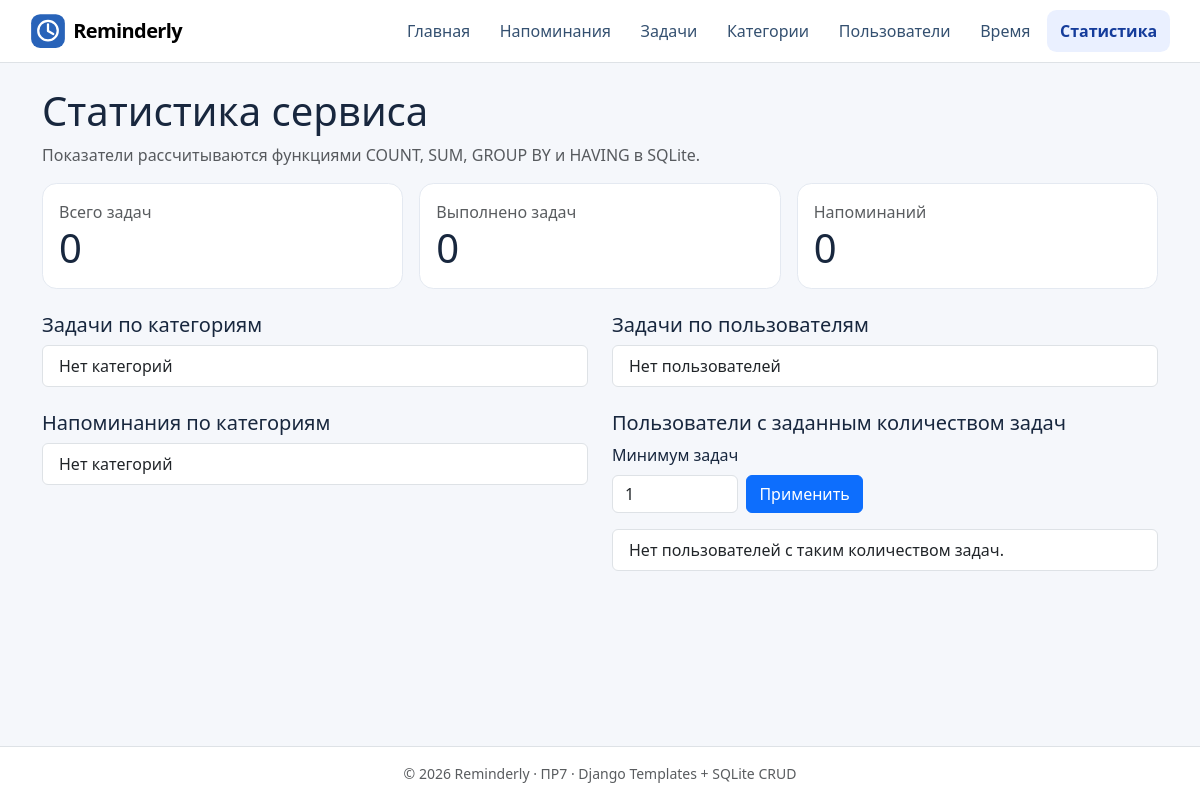
/statistics/, run on an earlier commit of the app's database.
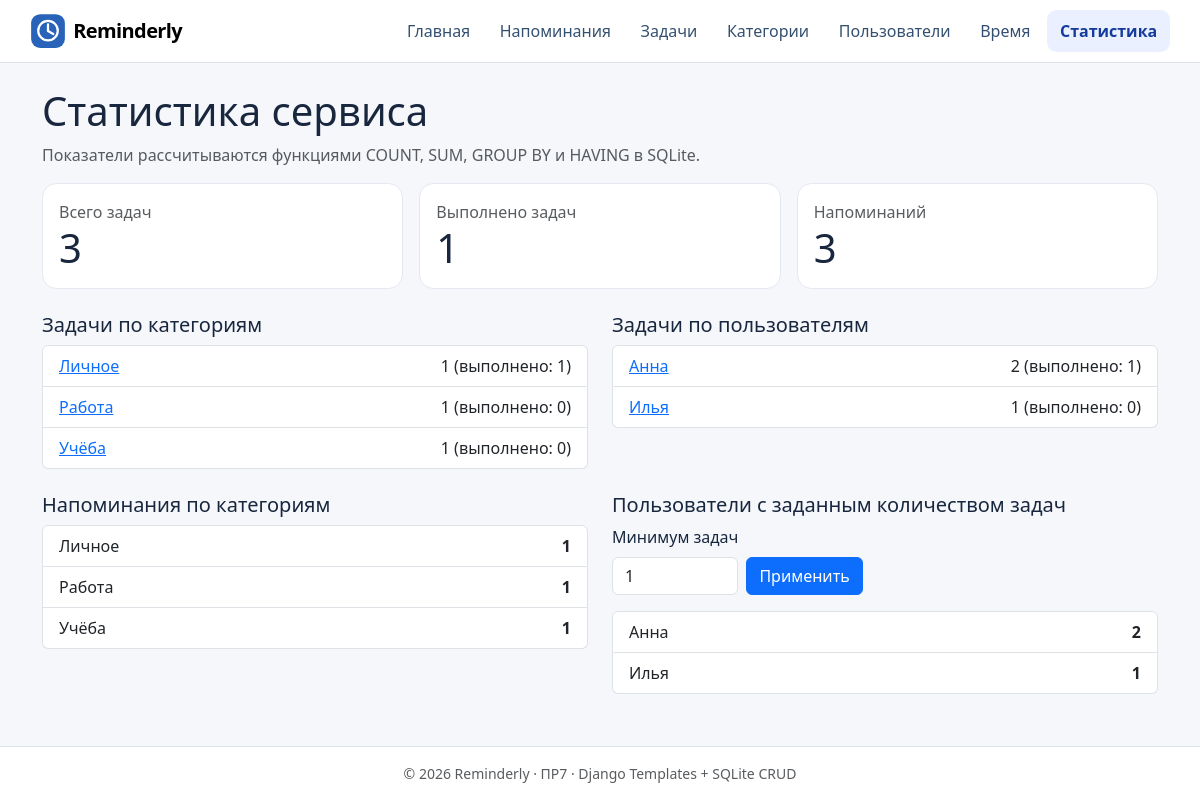
And on a later commit of the database.
### planner/models.py (models this page shows, shortened)
class Category(models.Model):
    name = models.CharField(max_length=100, unique=True)
    description = models.TextField(blank=True, default="")

class User(models.Model):
    name = models.CharField(max_length=120)
    email = models.EmailField(unique=True)

### planner/views.py (the view)
# urls.py: path("statistics/", views.statistics, name="statistics"),
@require_GET
@db_page
def statistics(request):
    raw = request.GET.get("min_tasks", "1")
    raw = raw.lstrip("0") or "0"
    min_tasks = (int(raw) if len(raw) <= 3 else 100) if raw.isdecimal() else 1
    min_tasks = max(1, min(min_tasks, 100))
    totals = Task.objects.aggregate(
        total_tasks=Count("id"),
        completed_tasks=Sum(Cast("is_completed", IntegerField()), default=0),
    )
    totals["open_tasks"] = totals["total_tasks"] - totals["completed_tasks"]
    by_user = User.objects.annotate(
        task_count=Count("tasks"),
        done_count=Sum(Cast("tasks__is_completed", IntegerField()), default=0),
    ).order_by("-task_count", "name", "id")
    return render(request, "planner/statistics.html", {
        "totals": totals, "reminder_count": Reminder.objects.count(),
        "by_category": Category.objects.annotate(
            task_count=Count("tasks"),
            done_count=Sum(
                Cast("tasks__is_completed", IntegerField()), default=0,
            ),
        ).order_by("-task_count", "name", "id"),
        "by_user": by_user,
        "by_reminder_category": Category.objects.annotate(
            reminder_count=Count("reminders"),
        ).order_by("-reminder_count", "name", "id"),
        "busy_users": by_user.filter(task_count__gte=min_tasks),
        "min_tasks": min_tasks,
    })

### planner/views.py (called while the page is built)
def db_page(func):
    @wraps(func)
    def wrapped(request, *args, **kwargs):
        try:
            return func(request, *args, **kwargs)
        except Http404:
            return render(request, "errors/not_found.html", status=404)
        except (DatabaseError, OSError):
            return render(request, "errors/data_error.html", status=500)
    return wrapped

### planner/templates/planner/statistics.html (shortened to what this page needs)
{% extends 'base.html' %}
{% block content %}
<h1>Статистика сервиса</h1>
<p class="text-muted">Показатели рассчитываются функциями COUNT, SUM, GROUP BY и HAVING в SQLite.</p>
<div class="row g-3 mb-4">
  <div class="col-sm-4"><div class="card card-body h-100"><span class="text-muted">Всего задач</span><strong class="display-6">{{ totals.total_tasks }}</strong></div></div>
  <div class="col-sm-4"><div class="card card-body h-100"><span class="text-muted">Выполнено задач</span><strong class="display-6">{{ totals.completed_tasks }}</strong></div></div>
  <div class="col-sm-4"><div class="card card-body h-100"><span class="text-muted">Напоминаний</span><strong class="display-6">{{ reminder_count }}</strong></div></div>
</div>
<div class="row g-4">
  <section class="col-md-6"><h2 class="h5">Задачи по категориям</h2>
    <ul class="list-group">{% for item in by_category %}
      <li class="list-group-item d-flex justify-content-between gap-2"><a href="{% url 'planner:category_detail' item.id %}">{{ item.name|capfirst }}</a><span>{{ item.task_count }} (выполнено: {{ item.done_count }})</span></li>
    {% empty %}<li class="list-group-item">Нет категорий</li>{% endfor %}</ul>
  </section>
  <section class="col-md-6"><h2 class="h5">Задачи по пользователям</h2>
    <ul class="list-group">{% for item in by_user %}
      <li class="list-group-item d-flex justify-content-between gap-2"><a href="{% url 'planner:user_detail' item.id %}">{{ item.name }}</a><span>{{ item.task_count }} (выполнено: {{ item.done_count }})</span></li>
    {% empty %}<li class="list-group-item">Нет пользователей</li>{% endfor %}</ul>
  </section>
  <section class="col-md-6"><h2 class="h5">Напоминания по категориям</h2>
    <ul class="list-group">{% for item in by_reminder_category %}
      <li class="list-group-item d-flex justify-content-between gap-2"><span>{{ item.name|capfirst }}</span><strong>{{ item.reminder_count }}</strong></li>
    {% empty %}<li class="list-group-item">Нет категорий</li>{% endfor %}</ul>
  </section>
  <section class="col-md-6"><h2 class="h5">Пользователи с заданным количеством задач</h2>
    <form class="d-flex align-items-end gap-2 mb-3" method="get">
      <div><label for="min_tasks" class="form-label">Минимум задач</label>
        <input id="min_tasks" class="form-control" type="number" name="min_tasks" value="{{ min_tasks }}" min="1" max="100"></div>
      <button class="btn btn-primary" type="submit">Применить</button>
    </form>
    <ul class="list-group">{% for item in busy_users %}
      <li class="list-group-item d-flex justify-content-between"><span>{{ item.name }}</span><strong>{{ item.task_count }}</strong></li>
    {% empty %}<li class="list-group-item">Нет пользователей с таким количеством задач.</li>{% endfor %}</ul>
  </section>
</div>
{% endblock %}

What changed in the data, as far as the page shows it:
added Category: name "Личное", task_count "1", done_count "1", reminder_count "1"
added Category: name "Работа", task_count "1", done_count "0", reminder_count "1"
added Category: name "Учёба", task_count "1", done_count "0", reminder_count "1"
added User: name "Анна", task_count "2", done_count "1"
added User: name "Илья", task_count "1", done_count "0"
Also different on the page:
{{ totals.total_tasks }}: "0" → "3"
{{ totals.completed_tasks }}: "0" → "1"
{{ reminder_count }}: "0" → "3"
text no longer shown: "Нет категорий Нет пользователей Нет категорий Нет пользователей с таким количеством задач."
